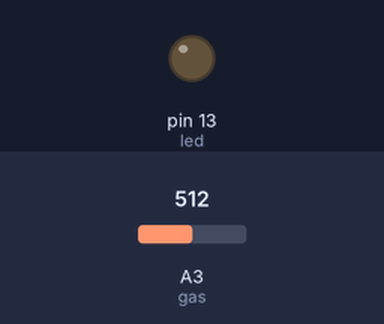
Simulated run of this sketch. Board: Arduino Uno, built with avr-gcc and run on an emulated ATmega328P. On the bench: output pins drawn as LEDs (lit = HIGH). The inputs (shaded band) are chosen by the test bench; at power-on: A3 (gas) = 512. What the sketch prints to the serial monitor is not drawn.

Above: at 0.1 s.
At 1.1 s:
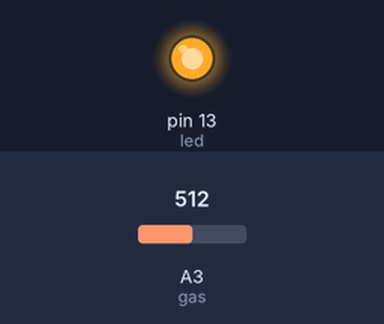
Timing chart, 0 to 2.6 s (numbered marks = the images above):
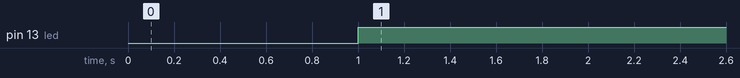

Measured:
- by itself, pin 13 (led): LOW → HIGH at 1.0 s

The sketch:

Gas_with_Light.ino
```cpp
int gas=A3;
int led=13;
void setup() {
  pinMode(led,OUTPUT);
  pinMode(gas,INPUT);
  Serial.begin(9600);
}

void loop() {

  int data=analogRead(gas);
  Serial.println(data);
  delay(1000);

  if(data>=100)
  {
  digitalWrite(led,HIGH);
  delay(1000);
  }
  else
  {
  digitalWrite(led,LOW);
  delay(1000);
  }
}
```
